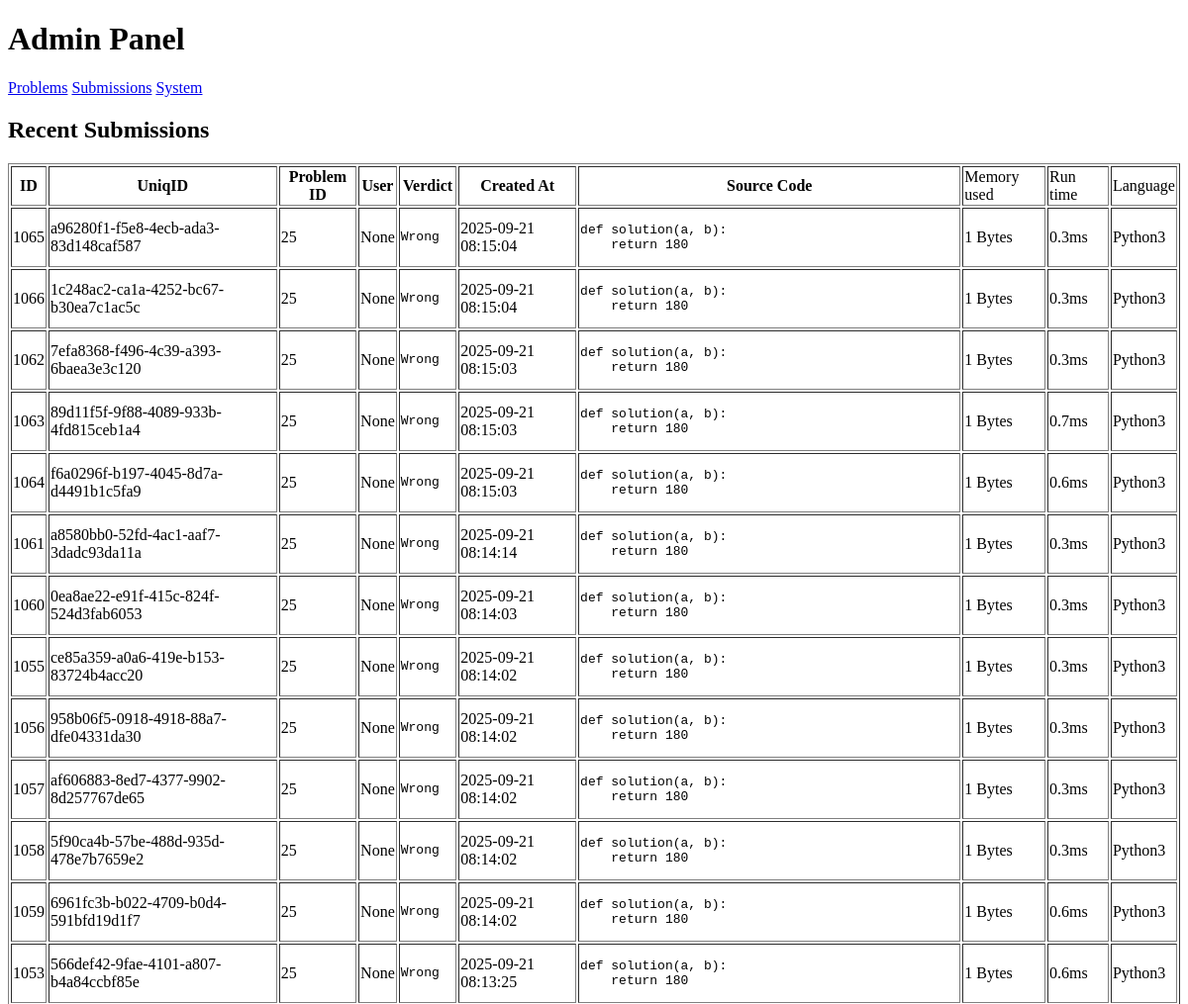
/admin/submissions (upper part), run on an earlier commit of the app's database.
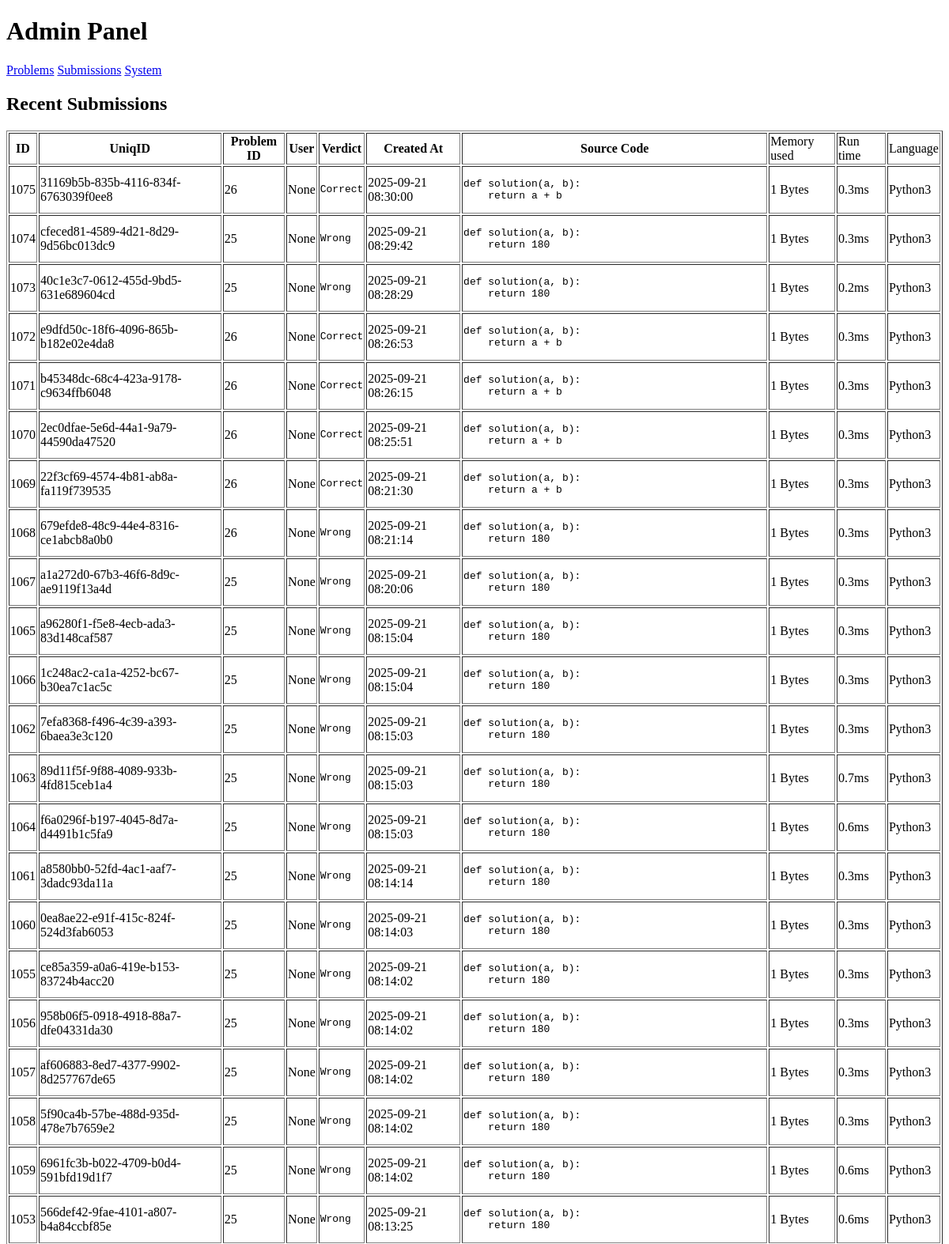
And on a later commit of the database.
### tables this page shows
CREATE TABLE submissions (subID INTEGER PRIMARY KEY AUTOINCREMENT, code TEXT NOT NULL, runtime FLOAT, memory INT, subTime TIMESTAMP DEFAULT CURRENT_TIMESTAMP, status VARCHAR(50) DEFAULT "Pending", problem_id INT NOT NULL REFERENCES problems(problem_id) ON DELETE CASCADE, language VARCHAR(50) DEFAULT "Python3", userID DEFAULT NULL, UniqID varchar(45));

### run.py (the view)
@app.route('/admin/submissions')
def adminSubmissions():
    conn = get_db_connection()
    submissions = conn.execute('SELECT * FROM submissions ORDER BY subTime DESC').fetchall()
    conn.close()
    submissions = [dict(row) for row in submissions]
    return render_template('admin/adminSub.html', submissions=submissions)

### run.py (called while the page is built)
def get_db_connection():
    conn = sqlite3.connect(DB_PATH)
    conn.row_factory = sqlite3.Row
    return conn

### templates/admin/adminSub.html (shortened to what this page needs)
{% extends "admin/admin.html" %}
{% block content %}
<h2>Recent Submissions</h2>
<table border="1">
    <tr>
        <th>ID</th>
        <th>UniqID</th>
        <th>Problem ID</th>
        <th>User</th>
        <th>Verdict</th>
        <th>Created At</th>
        <th>Source Code</th>
        <td>Memory used</td>
        <td>Run time</td>
        <td>Language</td>
    </tr>
    {% for s in submissions %}
    <tr>
        <td>{{ s.subID }}</td>
        <td>{{ s.UniqID }}</td>
        <td>{{ s.problem_id }}</td>
        <td>{{ s.userID }}</td>
        <td>
            <pre>{{ s.status }}</pre>
        </td>
        <td>{{ s.subTime }}</td>
        <td>
            <pre>{{ s.code }}</pre>
        </td>
        <td>{{ s.memory }} Bytes</td>
        <td>{{ s.runtime }}ms</td>
        <td>{{ s.language }}</td>
    </tr>
    {% endfor %}
</table>
{% endblock %}

### templates/admin/admin.html (shortened to what this page needs)
<!DOCTYPE html>
<html lang="en">
<head>
    <link rel="stylesheet" href="{{ url_for('static', filename='style.css') }}">
</head>
<body>
    <header>
        <h1>Admin Panel</h1>
        <nav>
            <a href="{{ url_for('adminProblem') }}">Problems</a>
            <a href="{{ url_for('adminSubmissions') }}">Submissions</a>
            <a href="{{ url_for('adminSystem') }}">System</a>
        </nav>
    </header>
    <main>
        {% block content %}{% endblock %}
    </main>
</body>
</html>

What changed in the data, as far as the page shows it:
added submissions: subID "1075", UniqID "31169b5b-835b-4116-834f-6763039f0ee8", problem_id "26", userID "None", status "Correct", subTime "2025-09-21 08:30:00", code "def solution(a, b): return a + b", memory "1", runtime "0.3", language "Python3"
added submissions: subID "1074", UniqID "cfeced81-4589-4d21-8d29-9d56bc013dc9", problem_id "25", userID "None", status "Wrong", subTime "2025-09-21 08:29:42", code "def solution(a, b): return 180", memory "1", runtime "0.3", language "Python3"
added submissions: subID "1073", UniqID "40c1e3c7-0612-455d-9bd5-631e689604cd", problem_id "25", userID "None", status "Wrong", subTime "2025-09-21 08:28:29", code "def solution(a, b): return 180", memory "1", runtime "0.2", language "Python3"
added submissions: subID "1072", UniqID "e9dfd50c-18f6-4096-865b-b182e02e4da8", problem_id "26", userID "None", status "Correct", subTime "2025-09-21 08:26:53", code "def solution(a, b): return a + b", memory "1", runtime "0.3", language "Python3"
added submissions: subID "1071", UniqID "b45348dc-68c4-423a-9178-c9634ffb6048", problem_id "26", userID "None", status "Correct", subTime "2025-09-21 08:26:15", code "def solution(a, b): return a + b", memory "1", runtime "0.3", language "Python3"
added submissions: subID "1070", UniqID "2ec0dfae-5e6d-44a1-9a79-44590da47520", problem_id "26", userID "None", status "Correct", subTime "2025-09-21 08:25:51", code "def solution(a, b): return a + b", memory "1", runtime "0.3", language "Python3"
added submissions: subID "1069", UniqID "22f3cf69-4574-4b81-ab8a-fa119f739535", problem_id "26", userID "None", status "Correct", subTime "2025-09-21 08:21:30", code "def solution(a, b): return a + b", memory "1", runtime "0.3", language "Python3"
added submissions: subID "1068", UniqID "679efde8-48c9-44e4-8316-ce1abcb8a0b0", problem_id "26", userID "None", status "Wrong", subTime "2025-09-21 08:21:14", code "def solution(a, b): return 180", memory "1", runtime "0.3", language "Python3"
added submissions: subID "1067", UniqID "a1a272d0-67b3-46f6-8d9c-ae9119f13a4d", problem_id "25", userID "None", status "Wrong", subTime "2025-09-21 08:20:06", code "def solution(a, b): return 180", memory "1", runtime "0.3", language "Python3"
